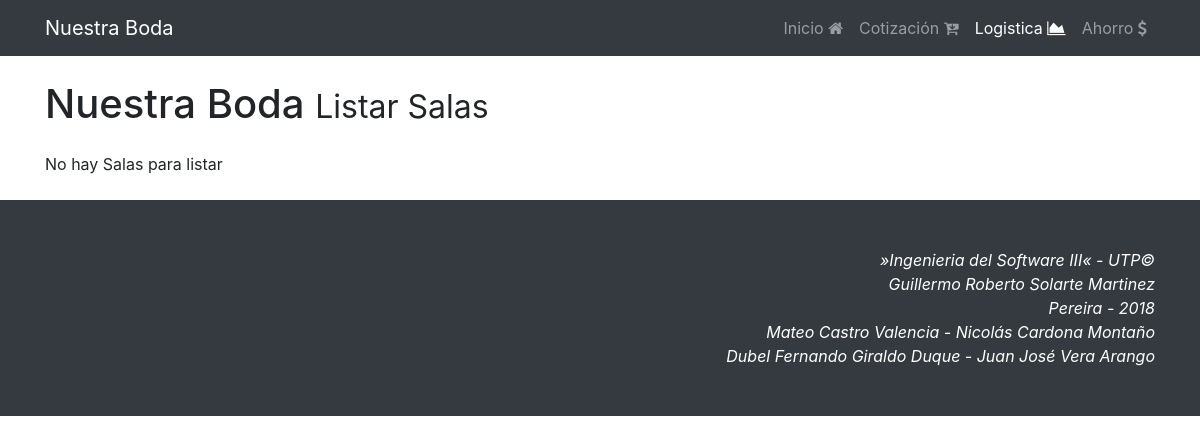
Before: /app/logistica/listar_salas with the older database file.
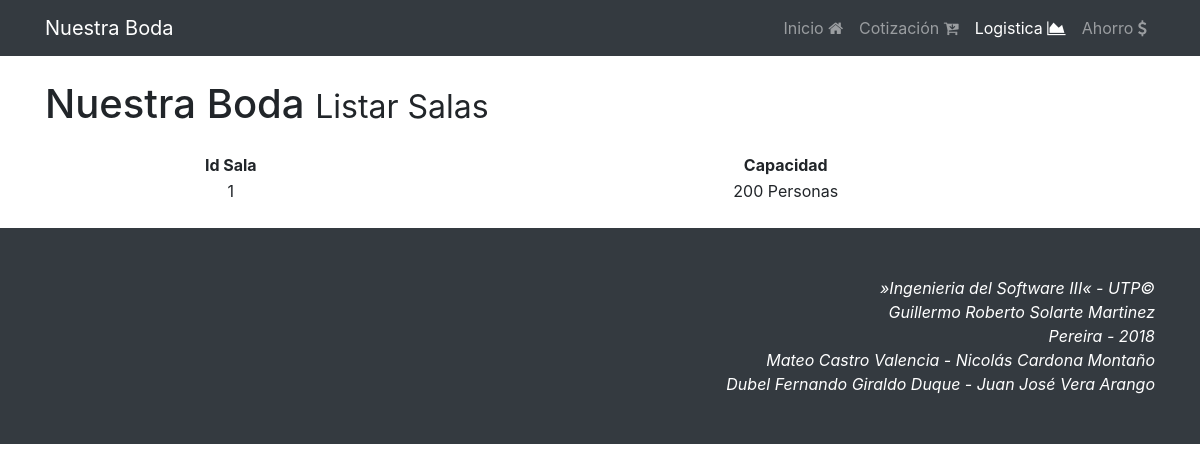
After: the same page with the newer database file.
### app/models.py (models this page shows, shortened)
class Sala(models.Model):
	id = models.CharField(max_length=20, primary_key=True)
	capacidad = models.IntegerField()

### app/views.py (the view)
# urls.py: path('logistica/listar_salas', views.listar_salas, name='listar_salas'),
def listar_salas(request):
	salas = Sala.objects.all()
	mode = True
	if not len(salas):
		msg = "No hay Salas para listar"
		mode = False
	else:
		msg = ""
	context = {
		'salas' : salas,
		'mode' : mode,
		'msg' : msg
	}
	return render(request, 'listar_salas.html', context)

### templates/listar_salas.html (shortened to what this page needs)
{% extends "base.html" %}
{% load static %}
{% block active_log %}<li class="nav-item active">{% endblock %}
{% block jumbotrom %}Listar Salas{% endblock %}
{% block container %}
{{msg}}
{% if mode %}
<table style="width:100%" class="text-center">
	  	<tr>
		    <th>Id Sala</th>
		    <th>Capacidad</th>
	  	</tr>
		{% for sala in salas %}
		<tr>
		    <td>{{sala.id}}</td>
		    <td>{{sala.capacidad}} Personas</td>
  		</tr>
  		{% endfor %}
  		</table>
{% endif %}
{% endblock %}

Changed rows visible on the page:
added Sala: id "1", capacidad "200"
Other visible differences:
{{ msg }}: "No hay Salas para listar" → (not shown)
text now shown: "Id Sala Capacidad"
